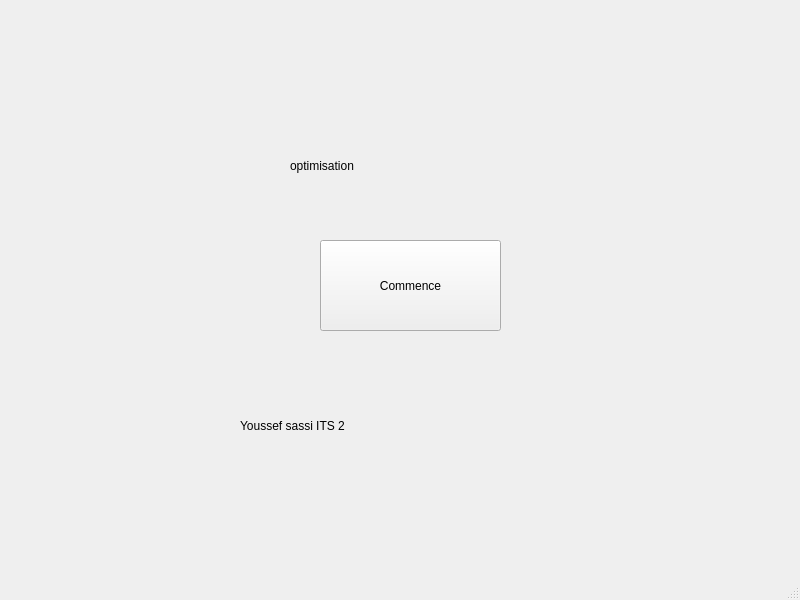
<?xml version="1.0" encoding="UTF-8"?>
<ui version="4.0">
 <class>MainWindow</class>
 <widget class="QMainWindow" name="MainWindow">
  <property name="geometry">
   <rect>
    <x>0</x>
    <y>0</y>
    <width>800</width>
    <height>600</height>
   </rect>
  </property>
  <property name="windowTitle">
   <string>MainWindow</string>
  </property>
  <widget class="QWidget" name="centralwidget">
   <widget class="QPushButton" name="commence">
    <property name="geometry">
     <rect>
      <x>320</x>
      <y>240</y>
      <width>181</width>
      <height>91</height>
     </rect>
    </property>
    <property name="text">
     <string>Commence</string>
    </property>
   </widget>
   <widget class="QLabel" name="label">
    <property name="geometry">
     <rect>
      <x>290</x>
      <y>120</y>
      <width>271</width>
      <height>91</height>
     </rect>
    </property>
    <property name="styleSheet">
     <string notr="true">font: 36pt &quot;Menlo&quot;;</string>
    </property>
    <property name="text">
     <string>optimisation </string>
    </property>
   </widget>
   <widget class="QLabel" name="label_2">
    <property name="geometry">
     <rect>
      <x>240</x>
      <y>380</y>
      <width>421</width>
      <height>91</height>
     </rect>
    </property>
    <property name="styleSheet">
     <string notr="true">font: 36pt &quot;Menlo&quot;;</string>
    </property>
    <property name="text">
     <string>Youssef sassi ITS 2</string>
    </property>
   </widget>
  </widget>
  <widget class="QMenuBar" name="menubar">
   <property name="geometry">
    <rect>
     <x>0</x>
     <y>0</y>
     <width>800</width>
     <height>24</height>
    </rect>
   </property>
  </widget>
  <widget class="QStatusBar" name="statusbar"/>
 </widget>
 <resources/>
 <connections/>
</ui>
